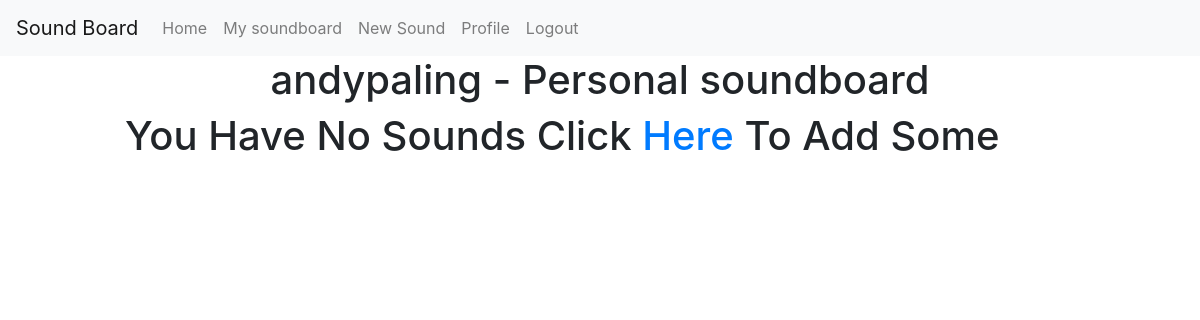
Page /soundboard/ (signed in) on the earlier database version.
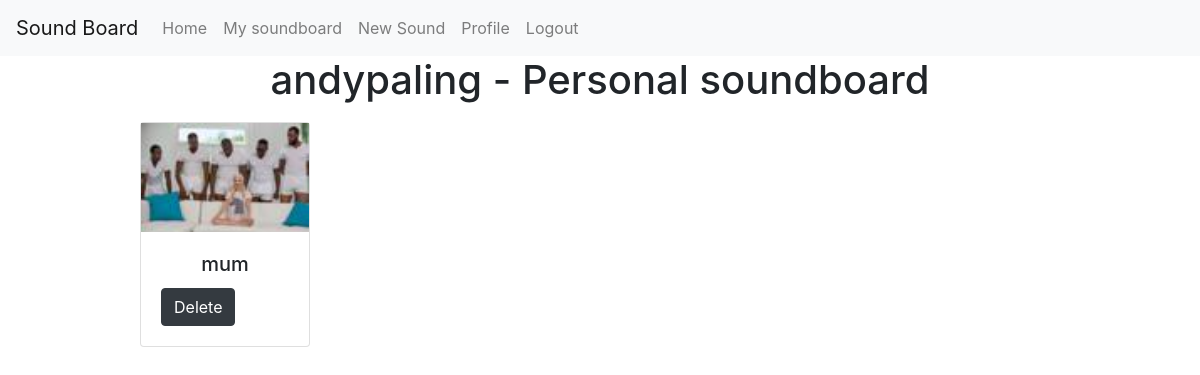
Same page on the later database version.
### sound/models.py (models this page shows, shortened)
class UserSoundBoard(models.Model):
    user = models.ForeignKey(User,on_delete=models.CASCADE)
    sounds = models.ForeignKey(SoundPost, on_delete=models.CASCADE)

class SoundPost(models.Model):
    author = models.ForeignKey(User, on_delete=models.CASCADE, default='')
    sound = models.FileField(upload_to='sounds')
    image = models.ImageField(upload_to='images', default='images/default.png')
    title = models.CharField(max_length=100)

### sound/views.py (the view, shortened to what this page needs)
# urls.py: path('soundboard/', views.SoundBoard.as_view(), name='userboard'),
class SoundBoard(LoginRequiredMixin, View):
    @staticmethod
    def get(request):
        user_sounds = UserSoundBoard.objects.filter(user=request.user)
        if not user_sounds.first():
            context = {
                'add_sounds': 'True',
            }
        else:
            context = {
                'user_sound': user_sounds,
            }
        return render(request, 'sound/sound_board.html', context)

### templates/sound/sound_board.html (shortened to what this page needs)
{% extends 'sound/base.html' %}
{% block content %}
    <div class="row justify-content-center">
        <div class="col-10 article">
            <h1 class="center">{{ user.username }} - Personal soundboard</h1>
            <div class="row align-items-start">
            {% if add_sounds %}
                <h1>You Have No Sounds Click <a href="/">Here</a> To Add Some</h1>
            {% endif %}
            {% for i in user_sound %}
                    <div class="col-sm audio-card" style="padding-top: 10px; width: 200px; max-width: 200px;">
                        <div class="card" onclick="var audio = new Audio('{{ i.sounds.sound.url }}'); audio.play()">
                            <img src="{{ i.sounds.image.url }}" alt="sound-image">
                            <div class="card-body">
                                <h5 class="card-title center">{{ i.sounds.title }}</h5>
                                <form method="post">
                                    <button class="btn btn-dark" id="prim_key" name="prim_key" value="{{ i.pk }}">Delete</button>
                                </form>
                            </div>
                        </div>
                    </div>
                    {% if forloop.last %}
                        <div class="col-sm"></div>
                    {% endif %}
                {% endfor %}
            </div>
        </div>
    </div>
 {% endblock content %}

Differences in the rows shown:
added UserSoundBoard: sounds.image (picture), sounds "mum", {{ i.pk }} 143 (drawn)
Other differences:
text no longer shown: "You Have No Sounds Click Here To Add Some"
